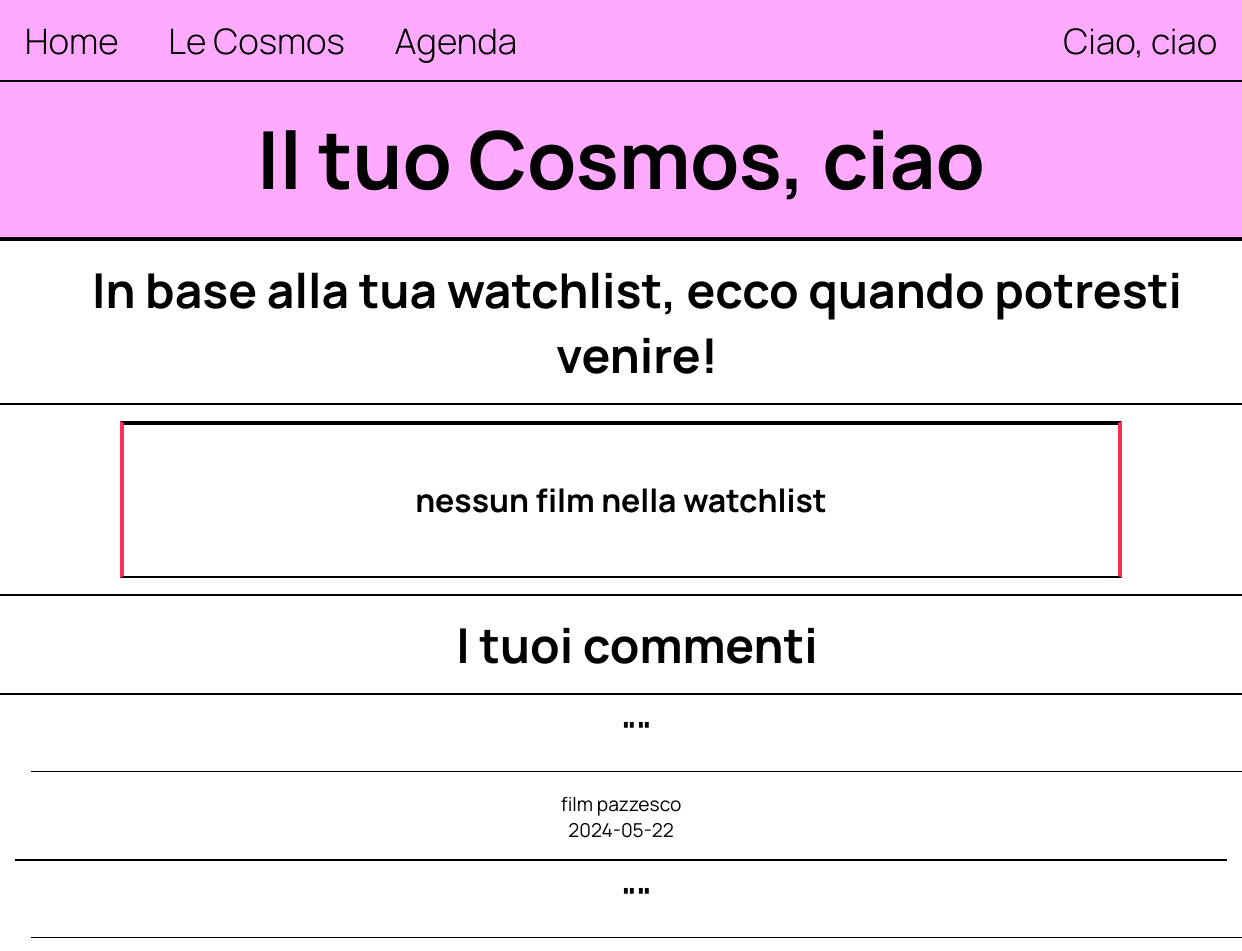
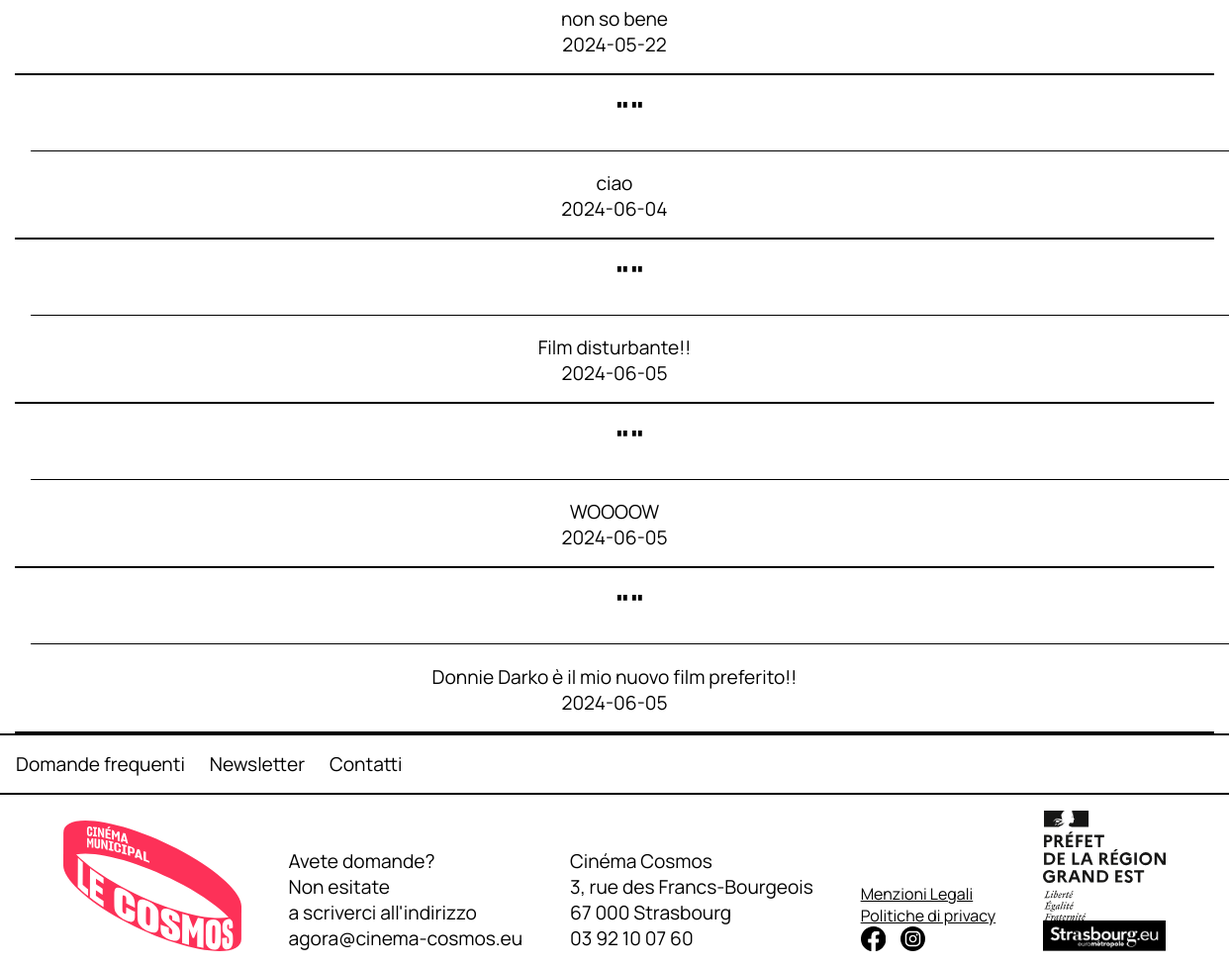
Screenshot of /mycosmos/mycosmos.php (signed in) with the database file from the repository (2 pictures, top to bottom).
### tables this page shows
CREATE TABLE `comments` (
  `id` int(11) NOT NULL AUTO_INCREMENT,
  `content` varchar(200) DEFAULT NULL,
  `film` varchar(20) DEFAULT NULL,
  `user` varchar(20) DEFAULT NULL,
  `date` date DEFAULT NULL,
  PRIMARY KEY (`id`),
  KEY `user` (`user`),
  CONSTRAINT `comments_ibfk_1` FOREIGN KEY (`user`) REFERENCES `users` (`username`)
);

### mycosmos/mycosmos.php (the view, shortened to what this page needs)
<?php
    require_once "../php_main/dbconfig.php";
    $conn = mysqli_connect($dbconfig['host'], $dbconfig['user'], $dbconfig['password'], $dbconfig['name']);
?>
<html>
    <head>
        <link rel="stylesheet" href="mycosmos.css">
    </head>
    <body>
        <nav>
            <a id = "home-nav">Home</a>
            <a href = "../lecosmos/lecosmos.php" id = "lecosmos-nav">Le Cosmos</a>
            <a href = "../agenda/agenda.php" id = "agenda-nav">Agenda</a>
            <?php
                if(!isset($_SESSION['username'])) echo '<a href = "../login/login.php" id = "login"> Accedi </a>';
                    else echo ' <a id = "login_t"> Ciao, '.$_SESSION['username'].' </a>
                                    <div class = "dropdown">
                                        <a href = "#">MyCosmos</a>
                                        <a href = "../php_main/logout.php">Logout</a>
                                    </div>
                    ';
            ?>
        </nav>
            <?php
                echo'
                <header>
                    <h1>Il tuo Cosmos, '.$_SESSION['username'].'</h1>
                    <h2 class = "section">In base alla tua watchlist, ecco quando potresti venire!</h2>
                </header>
                <main>
                ';
                $username = mysqli_real_escape_string($conn, $_SESSION['username']);
                $date = mysqli_real_escape_string($conn, date('Y-m-d'));
                $query = "SELECT *, DATE_FORMAT(Date, '%a %e %b') AS Date_f, TIME_FORMAT(Time, '%H:%i') AS Time_f FROM CinemaSchedule WHERE IMDbID = ANY (SELECT IMDbID FROM towatch WHERE username LIKE '".$username."') HAVING Date >= '".$date."' ORDER BY Date";
                $res = mysqli_query($conn, $query);
                echo '<div class = "all-agenda">';
                if(mysqli_num_rows($res) == 0) {
                    echo '
                    <div class = "film">
                        <h2>
                            nessun film nella watchlist
                        </h2>
                    </div>
                    ';
                }
                echo '</div>';
                echo '<h2 class = "section">I tuoi commenti</h2>';
                $query = "SELECT * FROM comments WHERE user LIKE '".$username."'";
                $res = mysqli_query($conn, $query);
                while($row = mysqli_fetch_assoc($res)){
                    $curl = curl_init();
                    $response = curl_exec($curl);
                    $err = curl_error($curl);
                    if ($err) {
                        echo "cURL Error #:" . $err;
                    } else {
                        $film = json_decode($response, true);
                        $film = $film['movie_results'][0];
                        echo '
                        <a href = "../film/film.php?id='.$row["film"].'">
                            <div class = "comment" data-id ="'.$row['id'].'">
                                <h2>"'.$film["original_title"].'"</h2>
                                <p>'.$row["content"].'</p>
                                <p id = "date">'.$row["date"].'</p>
                            </div>
                        </a>
                        ';
                    }
                }
            ?>
        </main>
        <footer>
            <div class = "top-bar-footer">
                <a id = "frequent-questions">Domande frequenti</a>
                <a href = "#" id = "newsletter">Newsletter</a>
                <a href = "mailto:agora@cinema-cosmos.eu" id = "contacts">Contatti</a>
            </div>
            <div class = "bottom-bar-footer">
                <img src="../img/logo-small.svg" alt="">
                <p>
                    Avete domande? <br>
                    Non esitate <br>
                    a scriverci all'indirizzo <br>
                    <a href="mailto:agora@cinema-cosmos.eu">agora@cinema-cosmos.eu</a>
                </p>
                <p>
                Cinéma Cosmos <br>
                3, rue des Francs-Bourgeois <br>
                67 000 Strasbourg <br>
                03 92 10 07 60 <br>
                </p>
                <div class = "legal-privacy">
                    <a>Menzioni Legali</a>
                    <a>Politiche di privacy</a>
                    <div class = "social">
                        <a href="https://www.facebook.com/cinemalecosmos" target="_blank">
                            <img src="../img/icon-facebook.svg" alt="">
                        </a>
                        <a href="https://www.instagram.com/cinemalecosmos/" target="_blank">
                            <img src="../img/icon-instagram.svg" alt="">
                        </a>
                    </div>
                </div>
                <div class = "logos">
                    <img src="../img/DRAC.svg" alt="">
                    <img src="../img/strasbourg.png" alt="">
                </div>
            </div>
        </footer>
    </body>
</html>

### mycosmos/mycosmos.css (style rules this page uses)
:root { --pink: #ffaaff; --red: #fd3158; --green: rgb(72, 219, 168); scroll-behavior: smooth; }
body { margin: 0; font-family: Manrope; }
p { font-size: 1.2rem; margin-bottom: 0; }
nav { width: 100%; background-color: var(--pink); height: 80px; font-size: 500; border-bottom: 2px solid black; display: flex; align-items: center; z-index: 2; position: fixed; }
nav a { text-decoration: none; font-weight: 350; font-size: 2.2rem; margin: 0 2vw; color: black; }
main, footer, header { position: relative; top: 80px; }
a { text-decoration: none; color: black; }
h1 { background-color: var(--pink); font-size: 5rem; margin: 0; text-align: center; padding: 3vh; }
h2 { text-align: center; padding: 2vh; font-size: 3rem; margin: 0; width: 100%; }
header h1 { border-bottom: 2px solid black; }
.film { color: black; display: flex; flex-direction: row; padding: 3vw; border-top: 2px solid black; }
.all-agenda { border: 4px solid var(--red); border-bottom: 2px solid black; border-top: 2px solid black; margin: auto; width: 80%; margin-top: 2vh; margin-bottom: 2vh; max-height: 100vh; overflow-y: scroll; }
.all-agenda h2 { margin: 0; font-size: 2rem; text-decoration: none; }
.top-bar-footer { display: flex; padding: 2vh; border-top: 2px solid black; border-bottom: 2px solid black; }
.top-bar-footer a { margin-right: 2vw; font-size: larger; }
.bottom-bar-footer { display: flex; flex-direction: row; padding: 2vh; justify-content: space-evenly; align-items: end; }
footer a { color: black; }
footer .legal-privacy { display: flex; flex-direction: column; height: 100%; justify-content: space-around; text-decoration: underline; }
footer .social img { margin-right: 15px; }
footer .social { display: flex; flex-direction: row; }
footer .logos { display: flex; flex-direction: column; align-items: start; }
footer .logos img { width: 10vw; }
.section { border-bottom: 2px solid black; border-top: 2px solid black; }
.comment { text-align: center; width: 95%; border-bottom: 2px solid black; display: flex; flex-direction: column; justify-content: center; margin: auto; padding: 2vh; }
.comment h2 { border: 0; border-bottom: 1px solid black; padding-top: 0; font-size: 2rem; border-bottom-width: 1px; }
#date { margin-top: 0; }

### rows the page displays
comments: content "film pazzesco", date "2024-05-22"
comments: content "non so bene", date "2024-05-22"
comments: content "ciao", date "2024-06-04"
comments: content "Film disturbante!!", date "2024-06-05"
comments: content "WOOOOW", date "2024-06-05"
comments: content "Donnie Darko è il mio nuovo film preferito!!", date "2024-06-05"

### other values shown
$_SESSION['username'] "ciao"
